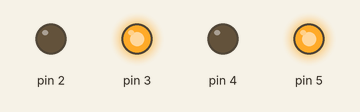
A sketch run on a simulated Arduino Uno, built with avr-gcc and run on an emulated ATmega328P. Parts: output pins drawn as LEDs (lit = HIGH).

Above: at 0.6 s.
At 5.9 s:
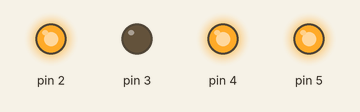
At 6.4 s:
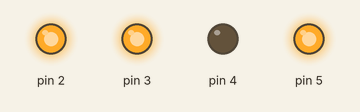
At 6.9 s:
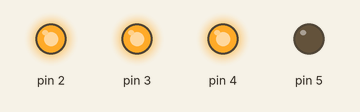
At 10.3 s:
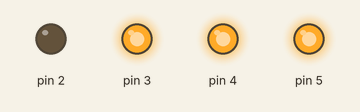
At 14.8 s:
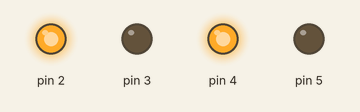
Timing chart, 0 to 15.3 s (numbered marks = the images above):
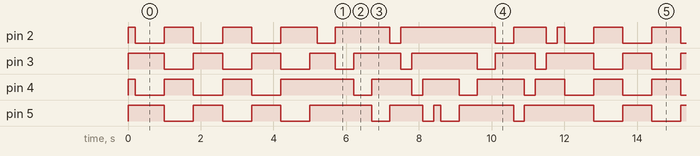

Measured:
- by itself, pin 3: repeats every 11.8 s: 2 × (LOW 0.80 s, HIGH 0.80 s), LOW 0.80 s, HIGH 0.70 s, LOW 0.50 s, HIGH 1.3 s, LOW 0.30 s, HIGH 1.8 s, LOW 0.50 s, HIGH 1.1 s, LOW 0.30 s, HIGH 1.3 s
- by itself, pin 4: repeats every 11.8 s: 2 × (LOW 0.80 s, HIGH 0.80 s), LOW 0.80 s, HIGH 2.0 s, LOW 0.50 s, HIGH 1.1 s, LOW 0.30 s, HIGH 1.0 s, LOW 0.50 s, HIGH 1.3 s, LOW 0.30 s, HIGH 0.80 s
- by itself, everything shown: repeats every 11.8 s, in 25 steps

The sketch:

Ano_novo_00.ino
```cpp
// 13/Dez/2015 - Luzes ano novo

void setup() {
  Serial.begin(9600);

  pinMode(2,OUTPUT);
  pinMode(3,OUTPUT);
  pinMode(4,OUTPUT);
  pinMode(5,OUTPUT);
}

void loop() {
  blinkClear();
  blinkPair(800);
  blinkPair(800);
  blinkPair(800);

  blinkClear();
  blinkClock(500);
  blinkClock(300);

  blinkClear();
  blinkCounterClock(500);
  blinkCounterClock(300);
}

void blinkPair(int T){  // P = pin 1 or 2;
  digitalWrite(2, LOW); // T = delay period;
  digitalWrite(4, LOW);
  digitalWrite(3, HIGH);
  digitalWrite(5, HIGH);
  delay(T);
  digitalWrite(2, HIGH);
  digitalWrite(4, HIGH);
  digitalWrite(3, LOW);
  digitalWrite(5, LOW);
  delay(T);
}

void blinkClear(){ // Turn off all lights
  for (int Li = 2; Li < 6; Li++){
    digitalWrite(Li, HIGH);
  }
  delay(200);
}

void blinkAll(){ // Turn on all lights
  for (int Li = 2; Li < 6; Li++){
    digitalWrite(Li, LOW);
  }
  delay(200);
}

void blinkClock(int T){ // Clockwise sequential blink
  for (int Ci = 2; Ci < 6; Ci++){
    digitalWrite(Ci, LOW);
    delay(T);
    digitalWrite(Ci, HIGH);
  }
}

void blinkCounterClock(int T){ // Counter-clockwise sequential blink
  for (int CCi = 5; CCi > 1; CCi--){
    digitalWrite(CCi, LOW);
    delay(T);
    digitalWrite(CCi, HIGH);
  }
}
```
